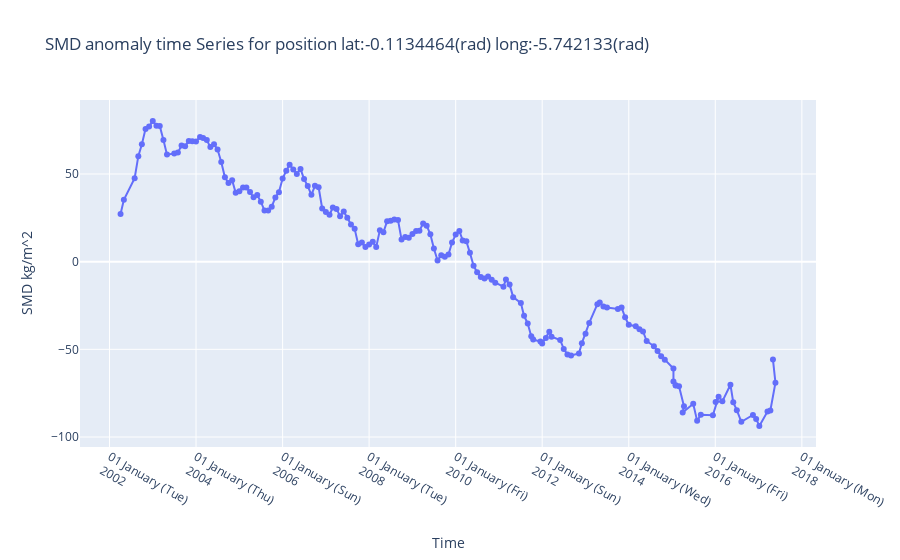

Notebook cell for this chart:
### Markdown cell above
### Plot the time series for a single (lat, long) and analyse the trend

### Code cell
data_smd = []
pix_idx = 20
for i in range(len(smd["smd_anomaly"])):
    data_smd.append([smd["header_info"][i]["Start date"].year+smd["header_info"][i]["Start date"].month/12-2002,
                     smd["smd_anomaly"][i][gravity_processor.smd_idx[pix_idx][0],
                                           gravity_processor.smd_idx[pix_idx][1]],
                     smd["header_info"][i]["Start date"]])

data_smd = np.array(data_smd)
data_smd = data_smd[np.argsort(data_smd[:, 0]), :]
def smooth(inp, box_pts):
    """

    :param inp:
    :param box_pts:
    :return:
    """
    box = np.ones(box_pts)/box_pts
    y_smooth = np.convolve(inp, box, mode='same')
    return y_smooth
fig = go.Figure()

fig.add_trace(go.Scatter(x=data_smd[:, 2], y=smooth(data_smd[:, 1], 6),
                         mode='lines+markers', name="SMD anomaly from data"))
fig.update_layout(
    title = 'SMD anomaly time Series for position '+"lat:-"+
            str(gravity_processor.lat[pix_idx])+"(rad) long:-"+str(gravity_processor.long[pix_idx])+"(rad)",
    xaxis_tickformat = '%d %B (%a)<br>%Y',
    yaxis_title = "SMD kg/m^2",
    xaxis_title = "Time"
)
fig.show()

### Figure 1 — Plotly figure (JSON) as saved in the notebook; plotly's stock layout.template omitted (floating-point values rounded to 4 significant figures; data arrays with more than 128 entries replaced by an {"elided": "..."} marker saying what was removed)
{"data": [{"mode": "lines+markers", "name": "SMD anomaly from data", "type": "scatter", "x": {"elided": "165 str values"}, "y": {"elided": "165 float values"}}], "layout": {"title": {"text": "SMD anomaly time Series for position lat:-0.1134464(rad) long:-5.742133(rad)"}, "xaxis": {"tickformat": "%d %B (%a)<br>%Y", "title": {"text": "Time"}}, "yaxis": {"title": {"text": "SMD kg/m^2"}}}}
